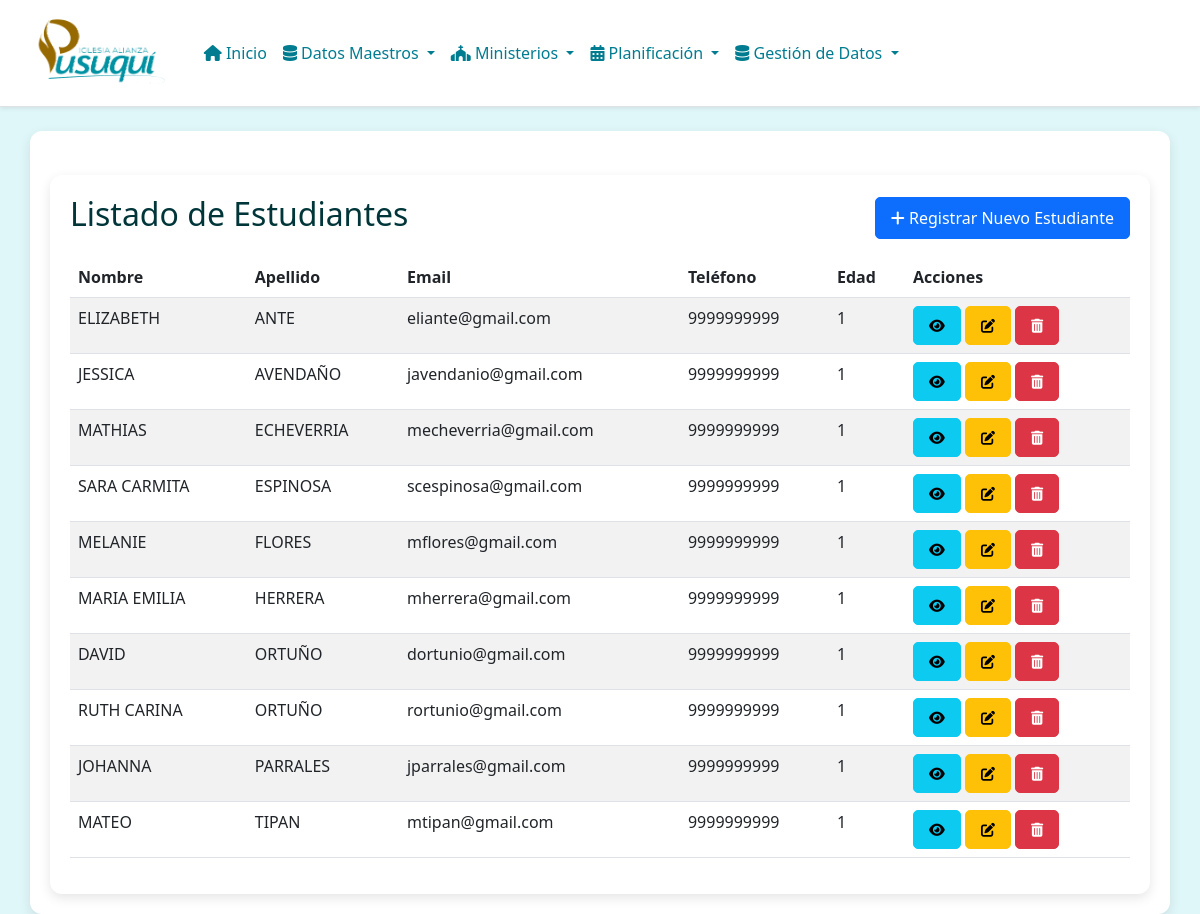
Page /academia/students/ on the committed database.
### academia/models.py (models this page shows, shortened)
class Student(models.Model):
    name = models.CharField(_("name"), max_length=128)
    surname = models.CharField(_("surname"), max_length=128)
    email = models.EmailField(_("email"), max_length=254, unique=True, null=True, blank=True)
    phone_number = models.CharField(_("phone number"), max_length=20, null=True, blank=True)
    date_of_birth = models.DateField(
        _("date of birth"),
        null=True, blank=True,
        validators=[validate_date],
        help_text=_("Format: YYYY-MM-DD")
    )
    @property
    def age(self):
        if not self.date_of_birth:
            return None
        today = date.today()
        return today.year - self.date_of_birth.year - \
               ((today.month, today.day) < (self.date_of_birth.month, self.date_of_birth.day))
    class Meta:
        verbose_name = _("student")
        verbose_name_plural = _("students")
        ordering = ['surname', 'name']

### academia/views.py (the view)
# urls.py: path('students/', views.StudentListView.as_view(), name='student-list'),
class StudentListView(ListView):
    model = Student
    template_name = 'academia/student_list.html'
    context_object_name = 'students'
    paginate_by = 10
    def get_context_data(self, **kwargs):
        context = super().get_context_data(**kwargs)
        context['active_page'] = 'students'
        context['page_title'] = 'Listado de Estudiantes'
        return context

### academia/templates/academia/student_list.html (shortened to what this page needs)
{% extends "base.html" %}
{% block body %}
<div class="container mt-4">
    <div class="d-flex justify-content-between align-items-center mb-3">
        <h2>{{ page_title }}</h2>
        <a href="{% url 'academia:student-create' %}" class="btn btn-primary">
            <i class="fas fa-plus"></i> Registrar Nuevo Estudiante
        </a>
    </div>
    {% if students %}
        <table class="table table-striped table-hover">
            <thead class="thead-dark">
                <tr>
                    <th>Nombre</th>
                    <th>Apellido</th>
                    <th>Email</th>
                    <th>Teléfono</th>
                    <th>Edad</th>
                    <th>Acciones</th>
                </tr>
            </thead>
            <tbody>
                {% for student in students %}
                <tr>
                    <td>{{ student.name }}</td>
                    <td>{{ student.surname }}</td>
                    <td>{{ student.email|default:"N/A" }}</td>
                    <td>{{ student.phone_number|default:"N/A" }}</td>
                    <td>{{ student.age|default:"N/A" }}</td>
                    <td>
                        <a href="{% url 'academia:student-detail' student.pk %}" class="btn btn-info btn-sm" title="Ver Detalles">
                            <i class="fas fa-eye"></i>
                        </a>
                        <a href="{% url 'academia:student-update' student.pk %}" class="btn btn-warning btn-sm" title="Editar">
                            <i class="fas fa-edit"></i>
                        </a>
                        <a href="{% url 'academia:student-delete' student.pk %}" class="btn btn-danger btn-sm" title="Eliminar">
                            <i class="fas fa-trash-alt"></i>
                        </a>
                    </td>
                </tr>
                {% endfor %}
            </tbody>
        </table>
    {% else %}
        <div class="alert alert-info" role="alert">
            No hay estudiantes registrados.
        </div>
    {% endif %}
</div>
{% endblock %}

### static/css/style.css (style rules this page uses)
body { background-color: #e0f7fa; color: #00363a; }
.container { background-color: #ffffff; border-radius: 12px; padding: 20px; box-shadow: 0 4px 12px rgba(0, 0, 0, 0.1); }

### templates/base.html (style rules this page uses)
:root { --primary-color: #72cdd1; --secondary-color: #65a7d3; --accent-color: #d9d9d9; --light-bg: #f8f9fa; --border-radius: 8px; }
body { background-color: var(--light-bg); font-family: 'Segoe UI', Tahoma, Geneva, Verdana, sans-serif; }
.btn { border-radius: 5px; padding: 8px 15px; transition: all 0.3s ease; }

### rows in the picture
Student: name "ELIZABETH", surname "ANTE", email "eliante@gmail.com", phone_number "9999999999", age "1"
Student: name "JESSICA", surname "AVENDAÑO", email "javendanio@gmail.com", phone_number "9999999999", age "1"
Student: name "MATHIAS", surname "ECHEVERRIA", email "mecheverria@gmail.com", phone_number "9999999999", age "1"
Student: name "SARA CARMITA", surname "ESPINOSA", email "scespinosa@gmail.com", phone_number "9999999999", age "1"
Student: name "MELANIE", surname "FLORES", email "mflores@gmail.com", phone_number "9999999999", age "1"
Student: name "MARIA EMILIA", surname "HERRERA", email "mherrera@gmail.com", phone_number "9999999999", age "1"
Student: name "DAVID", surname "ORTUÑO", email "dortunio@gmail.com", phone_number "9999999999", age "1"
Student: name "RUTH CARINA", surname "ORTUÑO", email "rortunio@gmail.com", phone_number "9999999999", age "1"
Student: name "JOHANNA", surname "PARRALES", email "jparrales@gmail.com", phone_number "9999999999", age "1"
Student: name "MATEO", surname "TIPAN", email "mtipan@gmail.com", phone_number "9999999999", age "1"

### other values in the picture
{{ page_title }} "Listado de Estudiantes"
